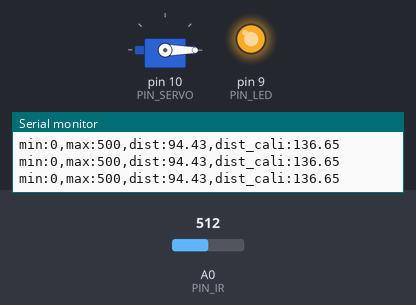
This sketch was run on a simulated Arduino Uno, built with avr-gcc and run on an emulated ATmega328P. Shown: servo, output pins drawn as LEDs (lit = HIGH), the last lines printed to the serial monitor. The inputs (shaded band) are chosen by the test bench; at power-on: A0 (PIN_IR) = 512.

Above: at 1.2 s.
1.3 s: A0 (PIN_IR) set to 340
At 2.3 s:
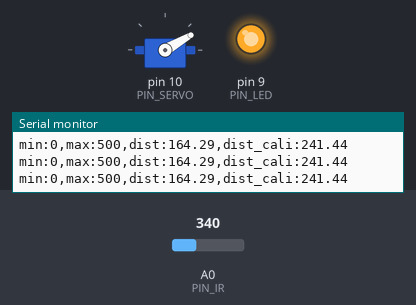
4.3 s: A0 (PIN_IR) set to 308
At 4.55 s:
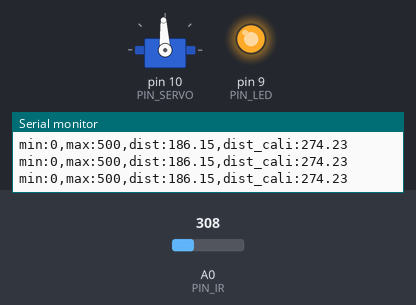
7.3 s: A0 (PIN_IR) set to 716
At 13.9 s:
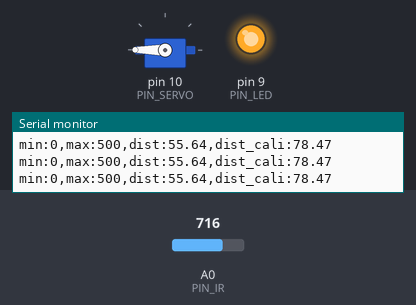
Timing chart, 0 to 15.4 s (numbered marks = the images above; inputs shaded):
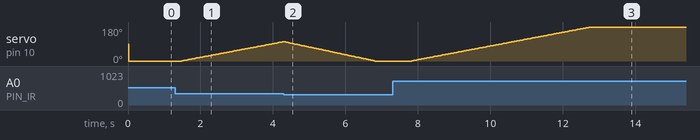

The sketch:

21_bbc_20212991.ino
```cpp
#include <Servo.h>
// Arduino pin assignment

#define PIN_IR A0
#define PIN_LED 9
#define PIN_SERVO 10

#define _POS_START (_DUTY_MIN + 100)
#define _POS_END (_DUTY_MAX - 100)

#define _DUTY_MIN 1698
#define _DUTY_NEU 1476
#define _DUTY_MAX 1210
#define _SERVO_SPEED 150 // servo speed limit (unit: degree/second)
#define INTERVAL 20  // servo update interval

unsigned long last_sampling_time;
float duty_chg_per_interval;
int toggle_interval, toggle_interval_cnt;
float pause_time; // unit: sec
int a, b; // unit: mm
int duty_target, duty_curr;
Servo myservo;

void setup() {
// initialize GPIO pins
  pinMode(PIN_LED,OUTPUT);
  digitalWrite(PIN_LED, 1);
  myservo.attach(PIN_SERVO);
  myservo.writeMicroseconds(_DUTY_NEU);

// initialize serial port
  Serial.begin(57600);

  a = 70;
  b = 270;

  duty_chg_per_interval = (_DUTY_MAX - _DUTY_MIN) * (_SERVO_SPEED / 180.0) * (INTERVAL / 1000.0);

  pause_time = 1;
  toggle_interval = (180.0 / _SERVO_SPEED + pause_time) * 1000 / INTERVAL;
  toggle_interval_cnt = toggle_interval;

// initialize last sampling time
  last_sampling_time = 0;
}

float ir_distance(void){ // return value unit: mm
  float val;
  float volt = float(analogRead(PIN_IR));
  val = ((6762.0/(volt-9.0))-4.0) * 10.0;
  return val;
}

void loop() {
  if(millis() < last_sampling_time + INTERVAL) return;
  float raw_dist = ir_distance();
  float dist_cali = 100 + 300.0 / (b - a) * (raw_dist - a);

  if(dist_cali > 255) {
    duty_curr += duty_chg_per_interval;
  }else{
    duty_curr -= duty_chg_per_interval;
  }
  myservo.writeMicroseconds(duty_curr);

  Serial.print("min:0,max:500,dist:");
  Serial.print(raw_dist);
  Serial.print(",dist_cali:");
  Serial.println(dist_cali);
  delay(20);

  if(toggle_interval_cnt >= toggle_interval) {
    toggle_interval_cnt = 0;
    if(duty_target == _POS_START) duty_target = _POS_END;
    else duty_target = _POS_START;
  }
  else {
    toggle_interval_cnt++;
  }

// update last sampling time
  last_sampling_time += INTERVAL;
}
```

Measured:
- the behaviour switches between 326 and 325 on A0 (PIN_IR) (found by bisection; images 1 and 2)
- after the input at 7.3 s, servo on pin 10 (PIN_SERVO): moves from 0° to 180° over 4.9 s, starting after 0.54 s
